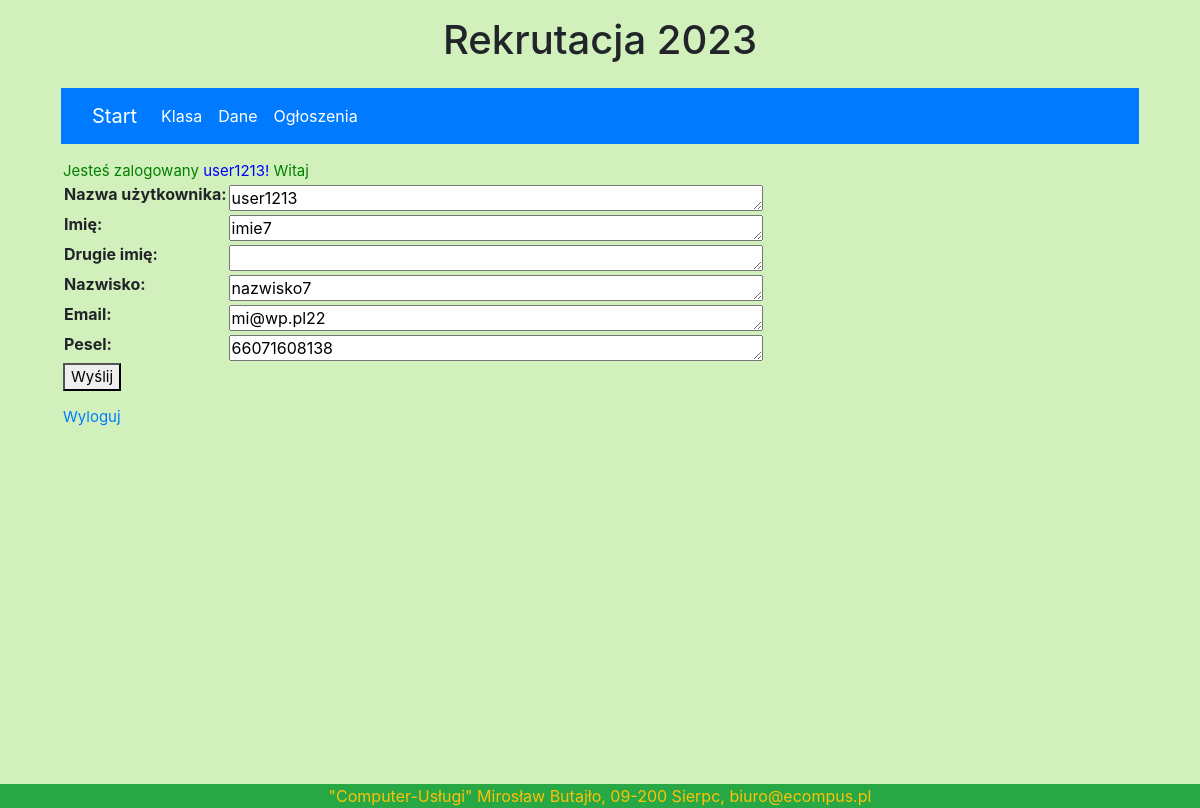
Screenshot of /zmiendane/ (signed in) with the database file from the repository.
### licznik/models.py (models this page shows, shortened)
class User(AbstractUser):
    class Meta:
        db_table = 'user'
        constraints = [
            models.UniqueConstraint(fields=['username'], name='unique User'),
            models.UniqueConstraint(fields=['pesel'], name='unique pesel'),
            models.UniqueConstraint(fields=['email'], name='unique email')
        ]
    username = models.CharField(max_length=30, unique=True, verbose_name='Nazwa użytkownika',
                                help_text='Unikalna nazwa')
    first_name = models.CharField(max_length=200, help_text='Wymagany', verbose_name='Imię')
    second_name = models.CharField(null=True, blank=True, max_length=10, help_text='Opcja', verbose_name='Drugie imię ')
    last_name = models.CharField(max_length=200, help_text='Wymagany', verbose_name='Nazwisko')
    pesel = models.CharField(max_length=11, unique=True, validators=[
        MinLengthValidator(11), MaxLengthValidator(11), f_pesel], help_text='Wymagany')
    email = models.EmailField('email adress', unique=True, help_text='Wymagany')

### licznik/views.py (the view)
# urls.py: path('zmiendane/', views.zmiendane, name="zmiendane-page"),
@login_required(login_url='/login/')
def zmiendane(request):
        patern = request.user.username
        user1 = User.objects.get(username=patern)
        user = get_object_or_404(User, id=user1.id)
        kandydat = Kandydat(user_id=user.id)
        list_kand_id = []
        for i in Kandydat.objects.all():
            list_kand_id.append(i.user_id)
        form = UserForm1(request.POST or None, instance=user, initial={'password': user1.password})
        if form.is_valid():
            form.save()
            return render(request, 'success.html')
        if user.id in list_kand_id:
            return render(request, 'zmienlogin1.html', {'user': user, 'form': form})
        else:
            return render(request, 'zmienlogin.html', {'user': user, 'form': form})

### licznik/forms.py
class UserForm1(forms.ModelForm):
    email = forms.EmailField(max_length=254, widget=forms.Textarea(attrs={'rows':'1', 'cols':'50'}))
    username = forms.CharField(label='Nazwa użytkownika',widget=forms.Textarea(attrs={'rows':'1', 'cols':'50'}))
    first_name = forms.CharField(label='Imię', widget=forms.Textarea(attrs={'rows': '1', 'cols': '50'}))
    second_name = forms.CharField(label='Drugie imię', widget=forms.Textarea(attrs={'rows': '1', 'cols': '50'}))
    last_name = forms.CharField(label='Nazwisko', widget=forms.Textarea(attrs={'rows': '1', 'cols': '50'}))
    pesel = forms.CharField(label='Pesel', widget=forms.Textarea(attrs={'rows': '1', 'cols': '50'}))
    class Meta:
        model = User
        fields = ['username','first_name','second_name','last_name','email','pesel']

### licznik/templates/zmienlogin1.html (shortened to what this page needs)
{% extends 'base1.html' %}
{%block content %}
<div class="niezalogowany">
  Jesteś zalogowany <font color="blue"> {{ user.username }}!</font>
      Witaj {{ kandydat.user.first_name}}
  </div>
<div class="niezalogowany">
<form  method = 'POST' enctype="multipart/form-data">
        <table>
            {{ form.as_table }}
        </table>
        <button type="submit" >Wyślij</button>
    </form>
</div>
{% endblock %}

### licznik/static/style.css (style rules this page uses)
.niezalogowany { color: green; font-size: 15px; padding-left: 18px; }
.bgpage { background-color: #d1f0bb; }

### rows the page displays
User: username "user1213", first_name "imie7", last_name "nazwisko7", email "mi@wp.pl22", pesel "66071608138"
